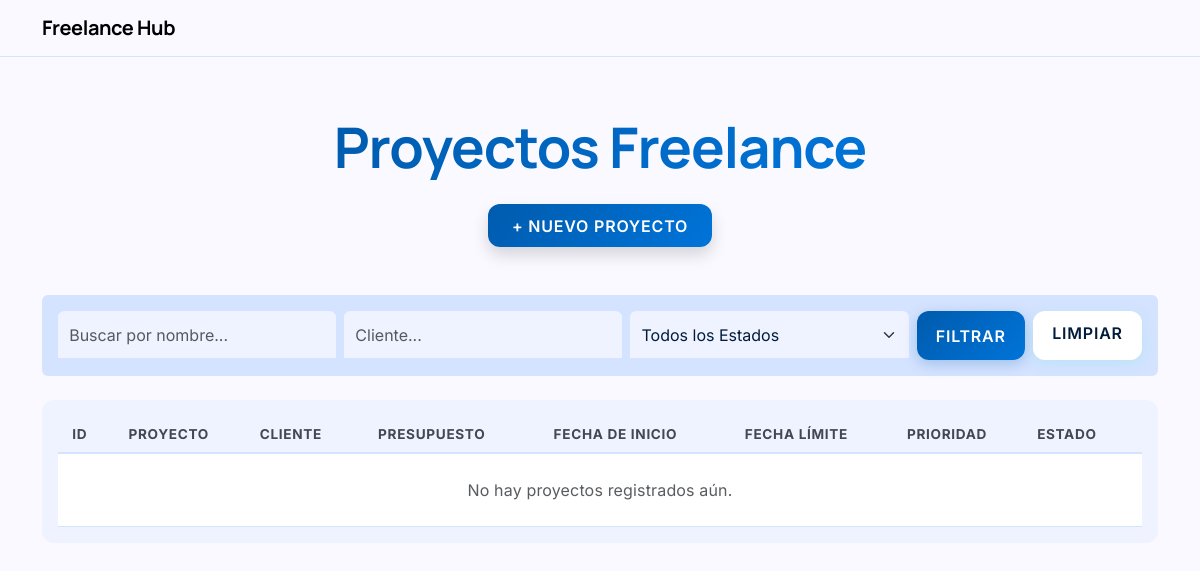
The app's page /proyectos/, older data.
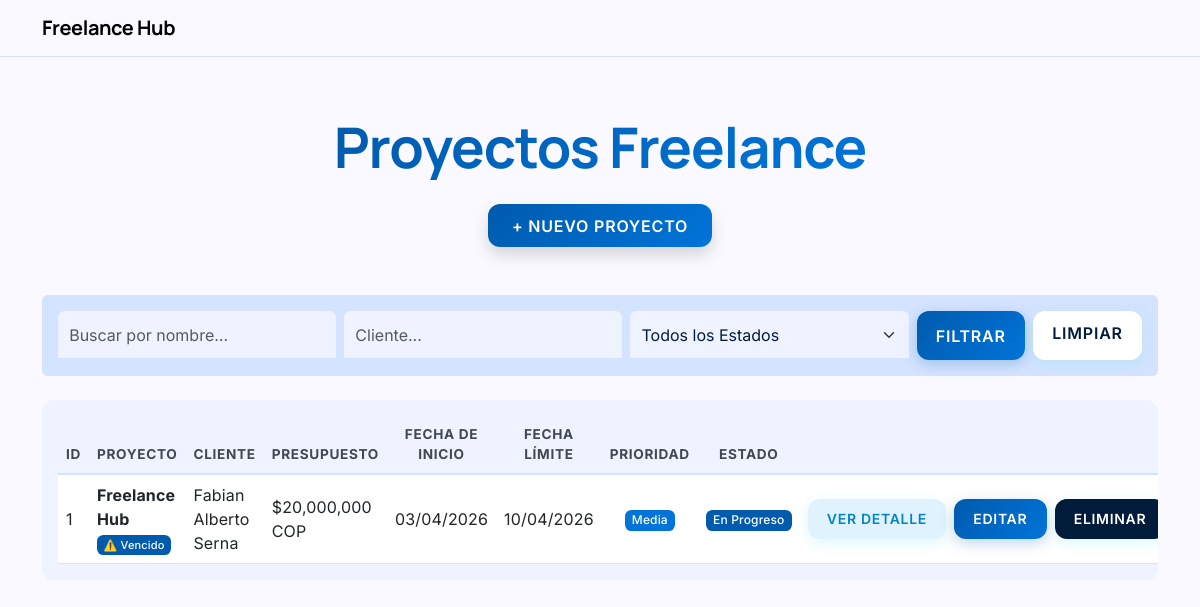
The same page, newer data.
### freelance_hub/models.py (models this page shows, shortened)
class Proyecto(models.Model):
    PRIORIDAD_CHOICES = [
        ('Baja', 'Baja'),
        ('Media', 'Media'),
        ('Alta', 'Alta'),
    ]
    ESTADO_CHOICES = [
        ('Pendiente', 'Pendiente'),
        ('En Progreso', 'En Progreso'),
        ('Completado', 'Completado'),
    ]
    id = models.AutoField(primary_key=True)
    created_at = models.DateTimeField(auto_now_add=True)
    updated_at = models.DateTimeField(auto_now=True)
    nombre = models.CharField(max_length=200)
    cliente = models.CharField(max_length=200)
    descripcion = models.TextField()
    presupuesto = models.DecimalField(max_digits=10, decimal_places=2)
    fecha_inicio = models.DateField()
    fecha_limite = models.DateField()
    prioridad = models.CharField(max_length=50, choices=PRIORIDAD_CHOICES, default='Media')
    estado = models.CharField(max_length=50, choices=ESTADO_CHOICES, default='Pendiente')
    @property
    def dias_restantes(self):
        delta = self.fecha_limite - date.today()
        return delta.days

### freelance_hub/views.py (the view)
# urls.py: path('proyectos/', views.lista_proyectos, name='lista_proyectos'),
def lista_proyectos(request):
    proyectos = Proyecto.objects.all()
    q = request.GET.get('q', '')
    cliente = request.GET.get('cliente', '')
    estado_filtro = request.GET.get('estado', '')
    if q:
        proyectos = proyectos.filter(nombre__icontains=q)
    if cliente:
        proyectos = proyectos.filter(cliente__icontains=cliente)
    if estado_filtro:
        proyectos = proyectos.filter(estado=estado_filtro)
    proyectos = proyectos.annotate(
        prioridad_peso=Case(
            When(prioridad='Alta', then=Value(1)),
            When(prioridad='Media', then=Value(2)),
            When(prioridad='Baja', then=Value(3)),
            output_field=IntegerField(),
        )
    ).order_by('prioridad_peso', 'id')
    context = {
        'proyectos': proyectos,
        'q': q,
        'cliente': cliente,
        'estado_filtro': estado_filtro
    }
    return render(request, 'freelance_hub/lista_proyectos.html', context)

### freelance_hub/templates/freelance_hub/lista_proyectos.html (shortened to what the changed rows need)
{% extends 'freelance_hub/base.html' %}
{% load humanize %}
{% block content %}
<div class="text-center mb-5 mt-5 pt-2">
    <h1 class="display-4 fw-bold mb-3"
        style="background: var(--oceanic-gradient); -webkit-background-clip: text; background-clip: text; -webkit-text-fill-color: transparent; display: inline-block; letter-spacing: -1px;">
        Proyectos Freelance
    </h1>
</div>
<div class="table-responsive">
    <table class="table">
        <thead>
            <tr>
                <th class="text-center" style="background-position: center;">ID</th>
                <th class="text-center" style="background-position: center;">Proyecto</th>
                <th class="text-center" style="background-position: center;">Cliente</th>
                <th class="text-center" style="background-position: center;">Presupuesto</th>
                <th class="text-center" style="background-position: center;">Fecha de Inicio</th>
                <th class="text-center" style="background-position: center;">Fecha Límite</th>
                <th class="text-center" style="background-position: center;">Prioridad</th>
                <th class="text-center" style="background-position: center;">Estado</th>
                <th class="text-center" style="background-position: center;"></th>
            </tr>
        </thead>
        <tbody>
            {% for proyecto in proyectos %}
            <tr {% if proyecto.dias_restantes <= 5 and proyecto.estado != 'Completado' %}style="background-color: rgba(255, 193, 7, 0.1);" {% endif %}>
                <td>{{ proyecto.id }}</td>
                <td>
                    <strong>{{ proyecto.nombre }}</strong>
                    {% if proyecto.dias_restantes <= 5 and proyecto.dias_restantes > 0 and proyecto.estado != 'Completado' %}
                        <br><span class="badge mt-1"
                            style="background-color: #e0f2fe  ; color: #0284c7; font-size: 11px; padding: 0.4em 0.6em; font-weight: 500; white-space: normal; line-height: 1.4;">⏱️
                            Vence en {{ proyecto.dias_restantes }} días</span>
                        {% elif proyecto.dias_restantes <= 0 and proyecto.estado != 'Completado' %} <br><span
                                class="badge mt-1"
                                style="background-color: var(--primary); color: white; font-size: 11px; padding: 0.4em 0.6em; font-weight: 500; white-space: normal;">⚠️
                                Vencido</span>
                            {% endif %}
                </td>
                <td>{{ proyecto.cliente }}</td>
                <td>${{ proyecto.presupuesto|floatformat:"0"|intcomma }} COP</td>
                <td>{{ proyecto.fecha_inicio|date:"d/m/Y" }}</td>
                <td>{{ proyecto.fecha_limite|date:"d/m/Y" }}</td>
                <td class="text-center">
                    {% if proyecto.prioridad == 'Alta' %}<span class="badge"
                        style="background-color: #023e8a; color: white">Alta</span>
                    {% elif proyecto.prioridad == 'Media' %}<span class="badge"
                        style="background-color: var(--primary-container); color: white;">Media</span>
                    {% else %}<span class="badge"
                        style="background-color: var(--surf-container-highest); color: var(--on-surf);">Baja</span>{% endif %}
                </td>
                <td class="text-center">
                    {% if proyecto.estado == 'Completado' %}<span class="badge"
                        style="background-color: var(--primary-container); color: white">Completado</span>
                    {% elif proyecto.estado == 'En Progreso' %}<span class="badge"
                        style="background-color: var(--primary); color: white">En Progreso</span>
                    {% else %}<span class="badge"
                        style="background-color: var(--surf-container-highest); color: var(--on-surf)">Pendiente</span>{% endif %}
                </td>
                <td>
                    <div class="d-flex justify-content-center gap-2 text-nowrap">
                        <button type="button" class="btn btn-sm btn-terciary" data-bs-toggle="modal"
                            data-bs-target="#modalProyecto{{ proyecto.id }}">Ver Detalle</button>
                        <a href="{% url 'freelance_hub:editar_proyecto' proyecto.pk %}"
                            class="btn btn-sm btn-primary">Editar</a>
                        <a href="{% url 'freelance_hub:eliminar_proyecto' proyecto.pk %}"
                            class="btn btn-sm btn-secundary">Eliminar</a>
                    </div>
                </td>
            </tr>
{% empty %}
<tr>
    <td colspan="9" class="text-center text-muted py-4">No hay proyectos registrados aún.</td>
</tr>
{% endfor %}
</tbody>
</table>
</div>
{% endblock %}

Row changes from the older to the newer data that the page shows:
added Proyecto: id "1", nombre "Freelance Hub", estado "⚠️ Vencido", cliente "Fabian Alberto Serna", presupuesto "20,000,000", fecha_inicio "03/04/2026", fecha_limite "10/04/2026", prioridad "Media"
Text that changed along with them:
text no longer shown: "No hay proyectos registrados aún."
